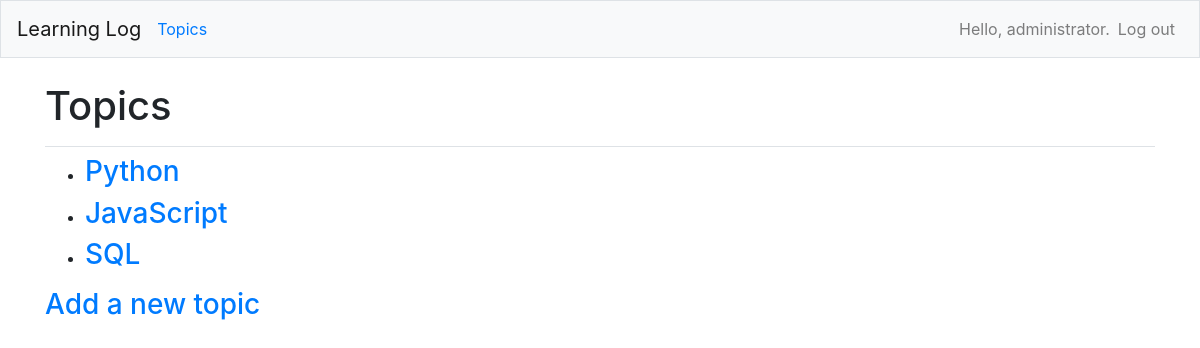
The page /topics/ (signed in) on the database as committed earlier.
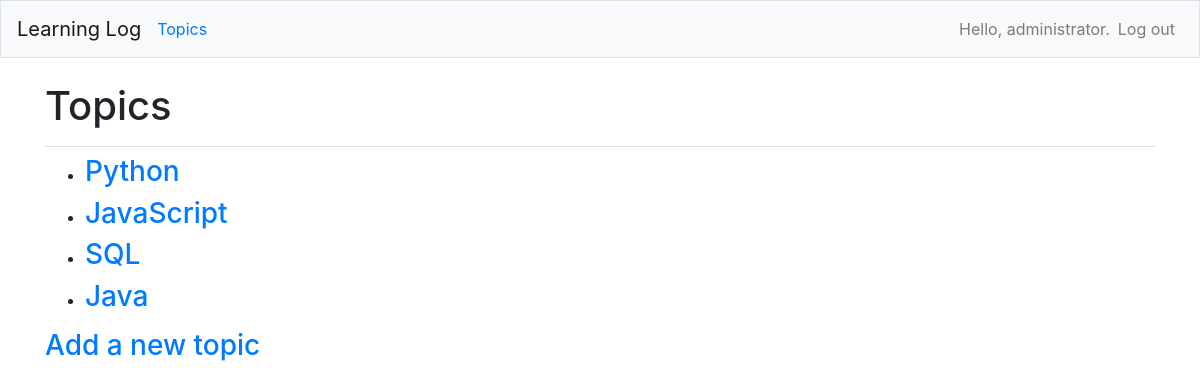
The same page on the database as committed later.
### learning_logs/models.py (models this page shows)
class Topic(models.Model):
    text = models.CharField(max_length=200)
    date_added = models.DateTimeField(auto_now_add=True)
    owner = models.ForeignKey(User, on_delete=models.CASCADE)
    def __str__(self):
        return self.text

### learning_logs/views.py (the view)
# urls.py: path('topics/', views.topics, name='topics'),
@login_required
def topics(request):
    topics = Topic.objects.order_by('date_added') # filter(owner=request.user).
    context = {'topics': topics}
    return render(request, 'learning_logs/topics.html', context)

### learning_logs/templates/learning_logs/topics.html
{% extends "learning_logs/base.html" %}
{% block page_header %}
	<h1>Topics</h1>
{% endblock page_header %}
{% block content %}
<ul>
	{% for topic in topics %}
		<li><h3><a href="{% url 'learning_logs:topic' topic.id %}">{{ topic }}</a></h3></li>
	{% empty %}
		<li><h3>No topics have been added yet.</h3></li>
	{% endfor %}
</ul>
<h3><a href="{% url 'learning_logs:new_topic' %}">Add a new topic</a></h3>
{% endblock content %}

Rows that differ between the two databases and show on the page:
added Topic: text "Java"
